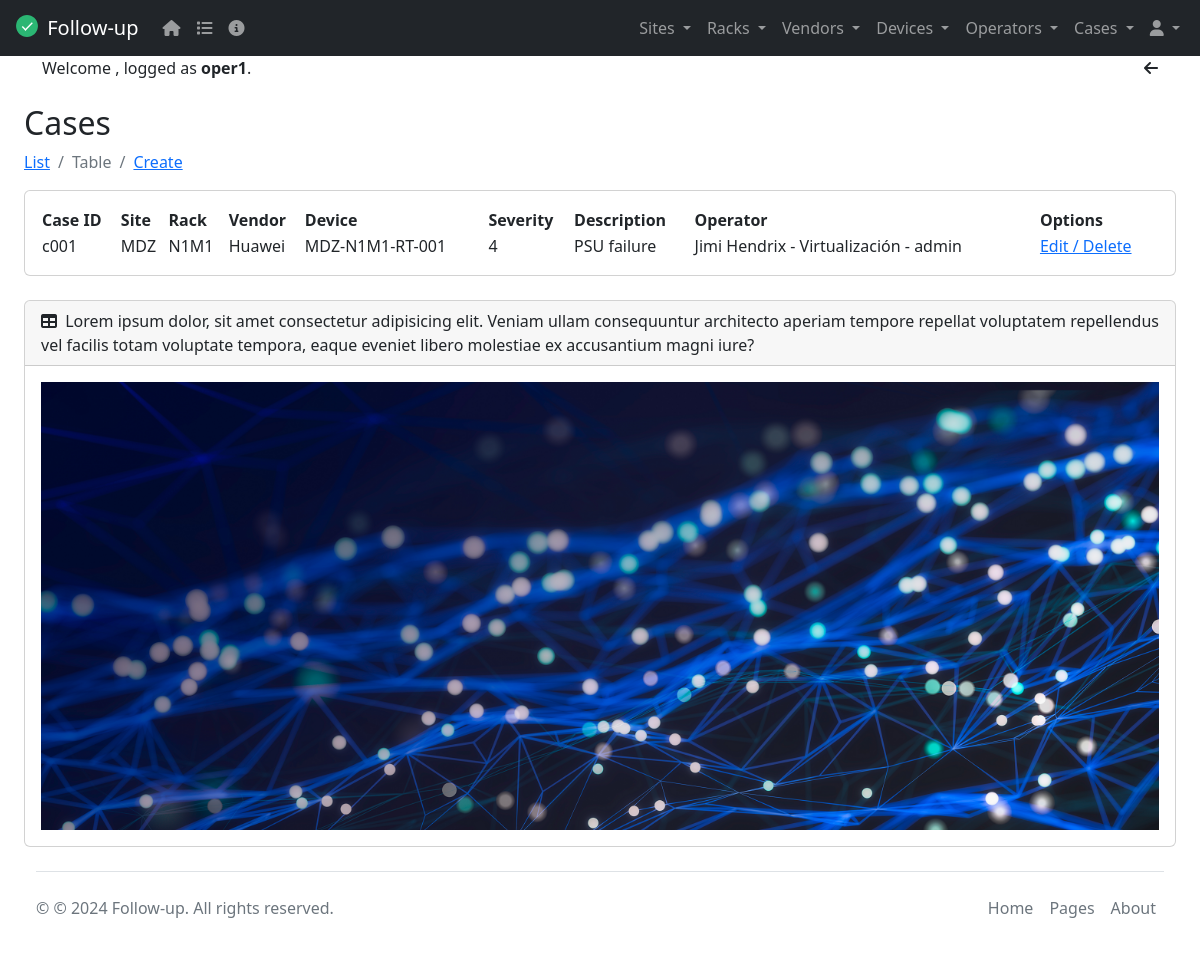
Before: /case_table/ (signed in) with the older database file.
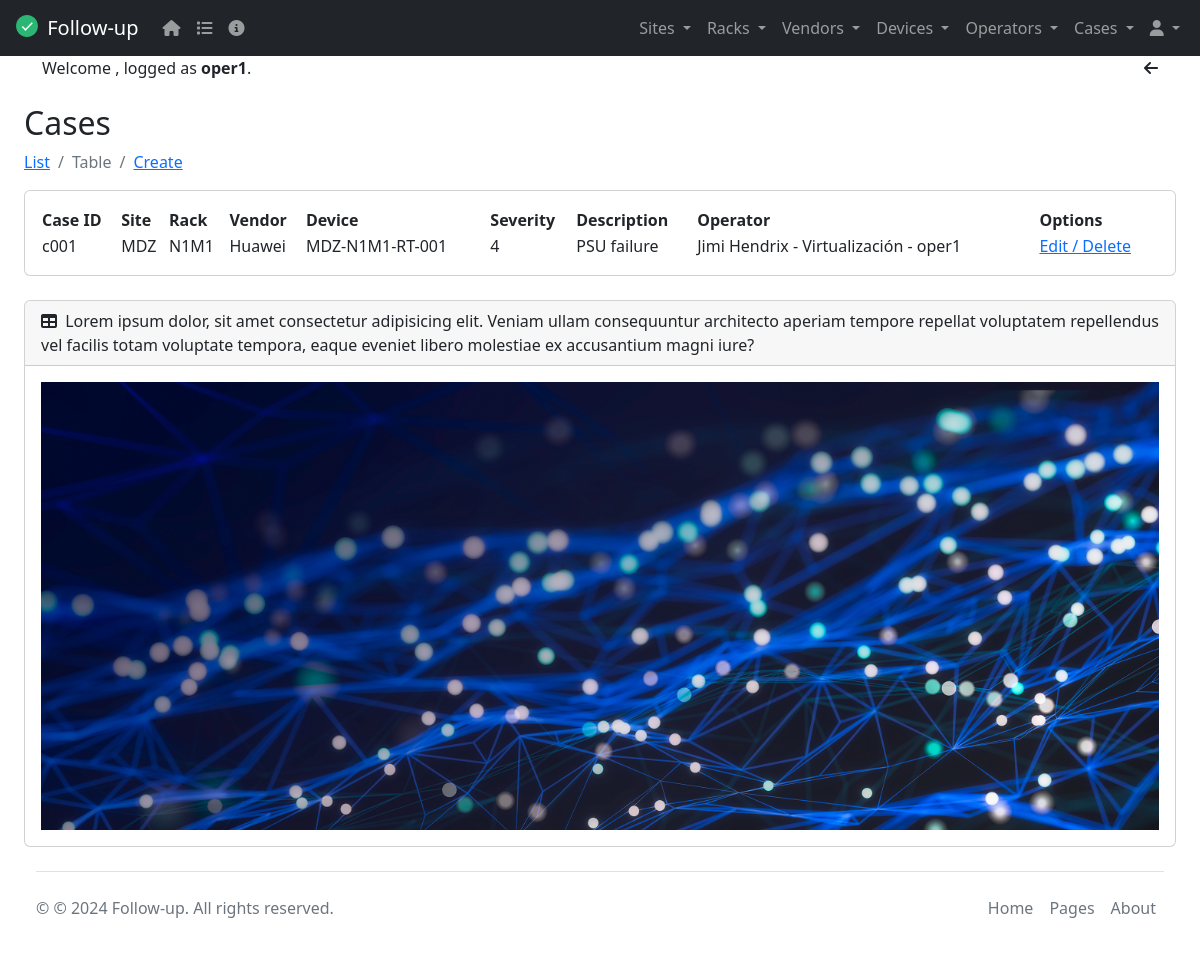
After: the same page with the newer database file.
### tasks/models.py (models this page shows, shortened)
class Case(models.Model):
  SEVERITIES = (
    ('1', "1. Not classified"),
    ('2', "2. Information"),
    ('3', "3. Warning"),
    ('4', "4. Average"),
    ('5', "5. High"),
    ('6', "6. Disaster")
  )
  caseId = models.CharField(max_length=6)
  description = models.CharField(max_length=20)
  severity = models.CharField(choices=SEVERITIES, max_length=2, null=True)
  site = models.ForeignKey(Site, on_delete=models.CASCADE, null=True, editable=False)
  rack = models.ForeignKey(Rack, on_delete=models.CASCADE, null=True, editable=False)
  vendor = models.ForeignKey(Vendor, on_delete=models.CASCADE, null=True, editable=False)
  device = models.ForeignKey(Device, on_delete=models.CASCADE, null=True)
  operator = models.ForeignKey(Operator, on_delete=models.CASCADE, null=True)
  caseImage = models.ImageField(upload_to='cases', blank=True, null=True, default="/media/static/default.png")
  class Meta():
    verbose_name = 'Case'
    verbose_name_plural = 'Cases'
    ordering = ('caseId', 'description')
    unique_together = ('caseId', 'description')

class Operator(models.Model):
  operatorId = models.CharField(max_length=6)
  firstName = models.CharField(max_length=20)
  lastName = models.CharField(max_length=20)
  email = models.EmailField()
  contact = models.IntegerField()
  backOffice = models.CharField(max_length=20)
  user = models.OneToOneField(User, on_delete=models.CASCADE, null=True)
  operatorImage = models.ImageField(upload_to='operators', blank=True, null=True, default="/media/static/default.png")
  def __str__(self):
    return self.firstName + ' ' + self.lastName + ' - ' + self.backOffice + ' - ' + self.user.username
  class Meta():
    verbose_name = 'Operator'
    verbose_name_plural = 'Operators'
    ordering = ('operatorId', 'firstName', 'lastName')
    unique_together = ('operatorId', 'firstName', 'lastName')

class Site(models.Model):
  siteId = models.CharField(max_length=6)
  name = models.CharField(max_length=20)
  address = models.CharField(max_length=30)
  city = models.CharField(max_length=20)
  country = models.CharField(max_length=20)
  switchowner = models.CharField(max_length=30)
  contact = models.IntegerField(default=0)
  siteImage = models.ImageField(upload_to='sites', blank=True, null=True, default="/media/static/default.png") # default=""
  def __str__(self):
    return self.name
  class Meta():
    verbose_name = 'Site'
    verbose_name_plural = 'Sites'
    ordering = ('siteId', 'name')
    unique_together = ('siteId', 'name')

class Rack(models.Model):
  rackId = models.CharField(max_length=6)
  name = models.CharField(max_length=20)
  site = models.ForeignKey(Site, on_delete=models.CASCADE, null=True)
  rackImage = models.ImageField(upload_to='racks', blank=True, null=True, default="/media/static/default.png") # default=""
  def __str__(self):
    return f"{self.name}"
  class Meta():
    verbose_name = 'Rack'
    verbose_name_plural = 'Racks'
    ordering = ('rackId', 'name')
    unique_together = ('rackId', 'name')

class Vendor(models.Model):
  vendorId = models.CharField(max_length=6)
  name = models.CharField(max_length=20)
  email = models.EmailField()
  contact = models.IntegerField()
  link = models.URLField(max_length=200, blank=True)
  vendorImage = models.ImageField(upload_to='vendors', blank=True, null=True, default="/media/static/default.png")
  def __str__(self):
    return self.name
  class Meta():
    verbose_name = 'Vendor'
    verbose_name_plural = 'Vendors'
    ordering = ('vendorId', 'name')
    unique_together = ('vendorId', 'name')

class Device(models.Model):
  CATEGORIES = (
    ('RT', "Router"),
    ('SW2', "Switch L2"),
    ('SW3', "Switch L3"),
    ('FW', "Firewall"),
    ('SR', "Server"),
    ('ST', "Storage")
  )
  deviceId = models.CharField(max_length=6)
  name = models.CharField(max_length=20)
  category = models.CharField(choices=CATEGORIES, max_length=3, null=True)
  model = models.CharField(max_length=20)
  serialNumber = models.CharField(max_length=30)
  site = models.ForeignKey(Site, on_delete=models.CASCADE, null=True)
  rack = ChainedForeignKey(
    Rack,
    on_delete=models.CASCADE,
    null=True,
    related_name='devices',
    chained_field="site",
    chained_model_field="site",
    show_all=False,
    auto_choose=True,
    sort=True)
  vendor = models.ForeignKey(Vendor, on_delete=models.CASCADE, null=True)
  deviceImage = models.ImageField(upload_to='devices', blank=True, null=True, default="/media/static/default.png")
  def __str__(self):
    return f"{self.name}"
  class Meta():
    verbose_name = 'Device'
    verbose_name_plural = 'Devices'
    ordering = ('deviceId', 'name')
    unique_together = ('deviceId', 'name')

### tasks/views.py (the view)
# urls.py: path('case_table/', views.case_table, name='case_table'),
@login_required
def case_table(request):
    cases = Case.objects.all()
    return render(request, 'case_table.html', {'cases': cases})

### tasks/templates/case_table.html
{% extends 'base.html' %}
{% block content %}
<h2 class="mt-4">Cases</h2>
<nav aria-label="breadcrumb">
  <ol class="breadcrumb">
    <li class="breadcrumb-item"><a href="/cases">List</a></li>
    <li class="breadcrumb-item active" aria-current="page">Table</li>
    <li class="breadcrumb-item"><a href="/case_create">Create</a></li>
  </ol>
</nav>
<div class="card mb-4">
  <div class="card-body">
    <table id="example" class="display" style="width:100%">
        <thead>
            <tr>
                <th>Case ID</th>
                <th>Site</th>
                <th>Rack</th>
                <th>Vendor</th>
                <th>Device</th>
                <th>Severity</th>
                <th>Description</th>
                <th>Operator</th>
                <th>Options</th>
            </tr>
        </thead>
        <tbody>
            {% for case in cases %}
            <tr>
              <td>{{ case.caseId }}</td>
              <td>{{ case.site }}</td>
              <td>{{ case.rack }}</td>
              <td>{{ case.vendor }}</td>
              <td>{{ case.device }}</td>
              <td>{{ case.severity }}</td>
              <td>{{ case.description }}</td>
              <td>{{ case.operator }}</td>
              <td><a href="{% url 'case_detail' case.id %}">Edit / Delete</a></td>
            </tr>
            {% endfor %}
        </tbody>
    </table>
  </div>
</div>
{% endblock %}

Changed rows visible on the page:
changed through a linked row, Case "PSU failure": operator "Jimi Hendrix - Virtualización - admin" → "Jimi Hendrix - Virtualización - oper1"
